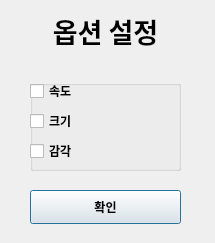
<?xml version="1.0" encoding="UTF-8"?>
<ui version="4.0">
 <class>option_21</class>
 <widget class="QDialog" name="option_21">
  <property name="geometry">
   <rect>
    <x>0</x>
    <y>0</y>
    <width>215</width>
    <height>243</height>
   </rect>
  </property>
  <property name="windowTitle">
   <string>Dialog</string>
  </property>
  <widget class="QLabel" name="title">
   <property name="geometry">
    <rect>
     <x>20</x>
     <y>10</y>
     <width>171</width>
     <height>41</height>
    </rect>
   </property>
   <property name="font">
    <font>
     <family>Noto Sans CJK KR Black</family>
     <pointsize>20</pointsize>
     <weight>75</weight>
     <bold>true</bold>
    </font>
   </property>
   <property name="text">
    <string>옵션 설정</string>
   </property>
   <property name="alignment">
    <set>Qt::AlignCenter</set>
   </property>
  </widget>
  <widget class="QGroupBox" name="groupBox">
   <property name="geometry">
    <rect>
     <x>30</x>
     <y>80</y>
     <width>151</width>
     <height>91</height>
    </rect>
   </property>
   <property name="title">
    <string/>
   </property>
   <widget class="QCheckBox" name="checkBox">
    <property name="geometry">
     <rect>
      <x>0</x>
      <y>0</y>
      <width>116</width>
      <height>22</height>
     </rect>
    </property>
    <property name="font">
     <font>
      <family>Noto Sans CJK KR Black</family>
      <weight>75</weight>
      <bold>true</bold>
     </font>
    </property>
    <property name="text">
     <string>속도</string>
    </property>
   </widget>
   <widget class="QCheckBox" name="checkBox_2">
    <property name="geometry">
     <rect>
      <x>0</x>
      <y>30</y>
      <width>116</width>
      <height>22</height>
     </rect>
    </property>
    <property name="font">
     <font>
      <family>Noto Sans CJK KR Black</family>
      <weight>75</weight>
      <bold>true</bold>
     </font>
    </property>
    <property name="text">
     <string>크기</string>
    </property>
   </widget>
   <widget class="QCheckBox" name="checkBox_3">
    <property name="geometry">
     <rect>
      <x>0</x>
      <y>60</y>
      <width>116</width>
      <height>22</height>
     </rect>
    </property>
    <property name="font">
     <font>
      <family>Noto Sans CJK KR Black</family>
      <weight>75</weight>
      <bold>true</bold>
     </font>
    </property>
    <property name="text">
     <string>감각</string>
    </property>
   </widget>
  </widget>
  <widget class="QPushButton" name="ok">
   <property name="geometry">
    <rect>
     <x>30</x>
     <y>190</y>
     <width>151</width>
     <height>34</height>
    </rect>
   </property>
   <property name="font">
    <font>
     <family>Noto Sans CJK KR Black</family>
     <weight>75</weight>
     <bold>true</bold>
    </font>
   </property>
   <property name="cursor">
    <cursorShape>PointingHandCursor</cursorShape>
   </property>
   <property name="autoFillBackground">
    <bool>true</bool>
   </property>
   <property name="styleSheet">
    <string notr="true"/>
   </property>
   <property name="text">
    <string>확인</string>
   </property>
  </widget>
 </widget>
 <resources/>
 <connections/>
</ui>
